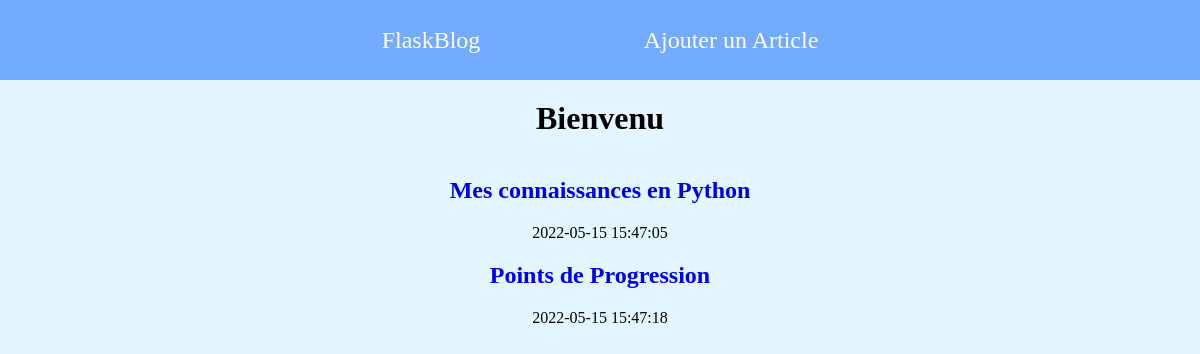
The page / on the database its author committed.
### tables this page shows
CREATE TABLE posts (
    id INTEGER PRIMARY KEY AUTOINCREMENT,
    created TIMESTAMP NOT NULL DEFAULT CURRENT_TIMESTAMP,
    title TEXT NOT NULL,
    content TEXT NOT NULL
);

### __init__.py (the view)
@app.route('/')
def index():
    conn = get_db_connection()
    posts = conn.execute('SELECT * FROM posts').fetchall()
    conn.close()
    return render_template('blog/index.html', posts=posts)

### __init__.py (called while the page is built)
def get_db_connection():
    connection = sqlite3.connect('database.db')
    connection.row_factory = sqlite3.Row
    return connection

### templates/blog/index.html
{% extends 'base.html' %}
{% block content %}
    <h1>{% block title %} Bienvenu {% endblock %}</h1>
    <div class="posts">
    {% for post in posts %}
        <a href="{{url_for('post', post_id=post['id'])}}">
            <h2>{{ post['title'] }}</h2>
        </a>
        <span>{{ post['created'] }}</span>
    {% endfor %}
    </div>
{% endblock %}

### static/css/style.css (style rules this page uses)
* { padding: 0; margin: 0; }
body { background-color: #e3f5ff; }
h1, h2 { text-align: center; padding: 20px; }
.posts { display: flex; justify-content: center; align-items: center; flex-direction: column; width: 40%; margin: 0 auto; }
.posts a, .post a { text-decoration: none; }

### rows shown on the page
posts: title "Mes connaissances en Python", created "2022-05-15 15:47:05"
posts: title "Points de Progression", created "2022-05-15 15:47:18"
